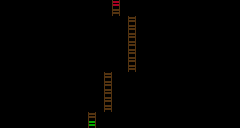

Rendered tile map (Tiled .tmx) drawn with the repository's tilesets; below, a short description and the full map source, tile grids included:
An orthogonal 30x16 tile map with 8x8 px tiles, 1 tile layer (Tile Layer 1).

<map version="1.10" tiledversion="1.10.2" orientation="orthogonal" renderorder="right-down" width="30" height="16" tilewidth="8" tileheight="8" infinite="0" nextlayerid="2" nextobjectid="1">
 <tileset firstgid="1" source="Project/RoomShaper.tsx" />
 <layer id="1" name="Tile Layer 1" width="30" height="16">
  <data encoding="csv">
1,1,1,1,1,1,1,1,1,1,1,1,1,1,7,0,0,0,0,1,1,1,1,1,1,1,1,1,1,1,
1,1,1073741825,1,1,1,1,1,1,1,1,1,1,1,2,0,0,0,0,1,1,1073741825,1,1,1,1,1,1,1,1,
1,1,1,1,1,1,1,1,1,1,1,1,1,1,1,1,2,0,0,1,1,1,1,1,1,1,1,1,1,1,
1,1,1,1,1,1,1,1,1,1,1,1,1,1,1,1,2,0,0,1,1,1,1,1,1,1,1,1,1,1,
1,1,1,1,1,1,1,1,1,1,1,1,1,1,1,1,2,0,0,1,1,1,1,1,1,1,1,1,1,1,
1,1,1,1,1,1,1,1,1,1,1,0,0,0,0,0,2,0,0,1,1,1,1,1,1,1,1,1,1,1,
1,1,1,1,1,1,1,1,1,1,1,0,0,0,0,0,2,0,0,1,1,1,1,1,1,1,1,1,1,1,
1,1,1,1,1,1,1,1,1,1,1,0,0,0,0,0,2,0,0,1,1,1,1,1,1,1,1,1,1,1,
1,1,1,1,1,1,1,1,1,1,1,0,0,0,0,0,2,0,0,1,1,1,1,1,1,1,1,1,1,1,
1,1,1,1,1,1,1,1,1,1,1,0,0,2,1,1,1,1,1,1,1,1,1,1,1,1,1,1,1,1,
1,1,1,1,1,1,1,1,1,1,1,0,0,2,1,1,1,1,1,1,1,1,1,1,1,1,1,1,1,1,
1,1,1,1,1,1,1,1,1,1,1,0,0,2,1,1,1,1,1,1,1,1,1,1,1,1,1,1,1,1,
1,1,1,1,1,1,1,1,1,1,1,0,0,2,0,0,1,1,1,1,1,1,1,1,1,1,1,1,1,1,
1,1,1,1,1,1,1,1,1,1,1,0,0,2,0,0,1,1,1,1,1,1,1,1,1,1,1,1,1,1,
1,1,1,1,1,1,1,1,1,1,1,2,1,1,1,1,1,1,1,1,1,1,1,1,1,1,1,1,1,1,
1,1,1,1,1,1,1,1,1,1,1,6,1,1,1,1,1,1,1,1,1,1,1,1,1,1,1,1,1,1
</data>
 </layer>
</map>
